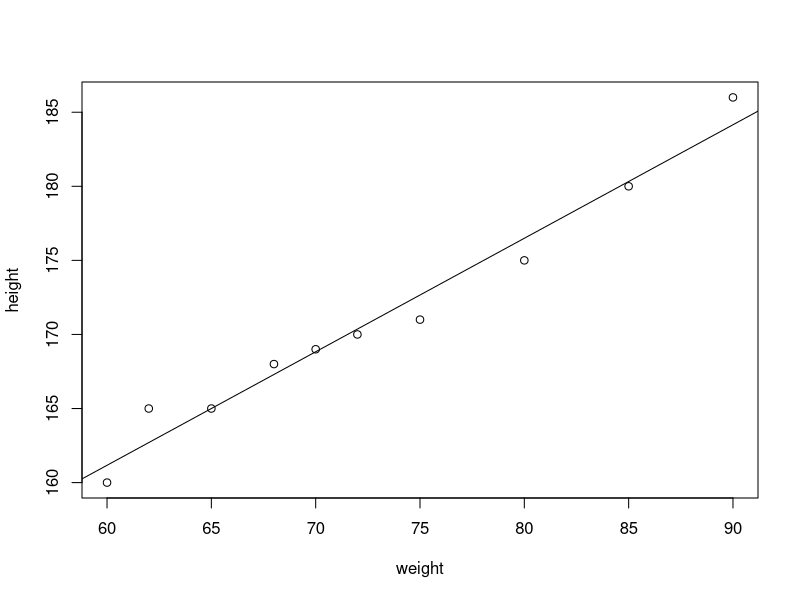

Here is the R script that generated this plot:
# tutorials from http://www.r-bloggers.com/simple-linear-regression/
"Suppose you want to obtain a linear relationship between weight (kg) and height (cm) of 10 subjects.
  Height: 175, 168, 170, 171, 169, 165, 165, 160, 180, 186
  Weight: 80, 68, 72, 75, 70, 65, 62, 60, 85, 90
  
  The first problem is to decide what is the dependent variable Y and what is the independent variable X. 

  In our case: 

  * (x) - 'weight' is independent variable, not affected by an error (as its an inputed var)
  * (y) - 'height' is dependent variable, is affected by error, as its a predicted/ calculated var

  problem is to find a linear relationship (formula) that allows us to calculate the height, 
    known as the weight of an individual. 
  
  The simplest formula is that of a broad line of type Y = a + bX. 
    The simple regression line in R is calculated as follows:"


# Input data
height = c(175, 168, 170, 171, 169, 165, 165, 160, 180, 186)
weight = c(80, 68, 72, 75, 70, 65, 62, 60, 85, 90)

#  you declare first the dependent variable, and after the independent variable (or variables).
fit <- lm(formula = height ~ weight, x=TRUE, y=TRUE)

summary(fit)

fit

# flots scatter based on the data
plot(weight, height)
# draws the regresison line
abline(fit)
